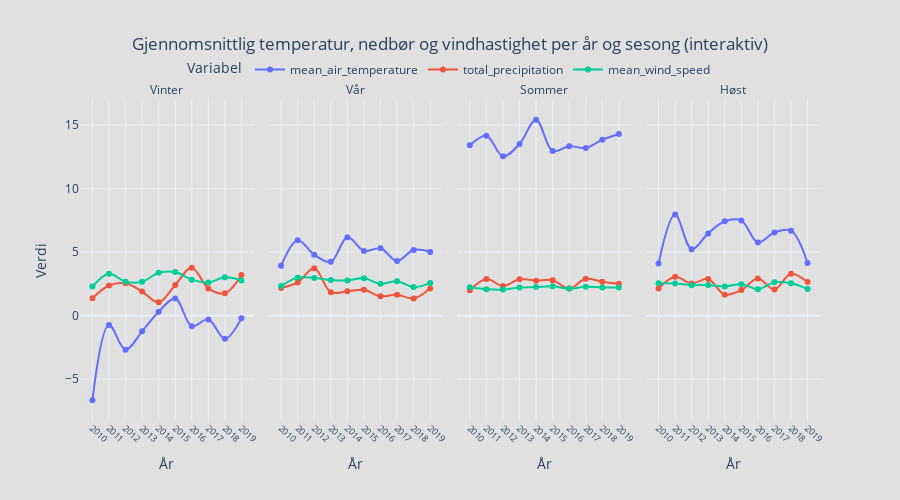

Notebook cell for this chart:
### Markdown cell above
### Interaktiv visualisering av luftkvalitetsdata

På samme måte gir denne interaktive visualiseringen en mer engasjerende måte å forstå luftkvalitetsdataene på. Dynamiske visualiseringer gjør komplekse data enklere å forstå og utforske for sluttbrukere.

### Code cell
from data_visualizations.frost_visualization.frost_interactive_visualization import plot_seasonal_weather_from_sqlite
plot_seasonal_weather_from_sqlite("../data/clean/frost.db")

### Figure 1 — Plotly figure (JSON) as saved in the notebook; plotly's stock layout.template omitted (floating-point values rounded to 4 significant figures)
{"data": [{"hovertemplate": "Variabel=mean_air_temperature<br>season=Vinter<br>År=%{x}<br>Verdi=%{y}<extra></extra>", "legendgroup": "mean_air_temperature", "line": {"color": "#636efa", "dash": "solid", "shape": "spline"}, "marker": {"symbol": "circle"}, "mode": "lines+markers", "name": "mean_air_temperature", "orientation": "v", "showlegend": true, "type": "scatter", "x": [2010, 2011, 2012, 2013, 2014, 2015, 2016, 2017, 2018, 2019], "xaxis": "x", "y": [-6.66, -0.73, -2.677, -1.233, 0.3089, 1.348, -0.8264, -0.2978, -1.822, -0.2112], "yaxis": "y"}, {"hovertemplate": "Variabel=total_precipitation<br>season=Vinter<br>År=%{x}<br>Verdi=%{y}<extra></extra>", "legendgroup": "total_precipitation", "line": {"color": "#EF553B", "dash": "solid", "shape": "spline"}, "marker": {"symbol": "circle"}, "mode": "lines+markers", "name": "total_precipitation", "orientation": "v", "showlegend": true, "type": "scatter", "x": [2010, 2011, 2012, 2013, 2014, 2015, 2016, 2017, 2018, 2019], "xaxis": "x", "y": [1.374, 2.38, 2.552, 1.898, 1.049, 2.418, 3.784, 2.148, 1.76, 3.199], "yaxis": "y"}, {"hovertemplate": "Variabel=mean_wind_speed<br>season=Vinter<br>År=%{x}<br>Verdi=%{y}<extra></extra>", "legendgroup": "mean_wind_speed", "line": {"color": "#00cc96", "dash": "solid", "shape": "spline"}, "marker": {"symbol": "circle"}, "mode": "lines+markers", "name": "mean_wind_speed", "orientation": "v", "showlegend": true, "type": "scatter", "x": [2010, 2011, 2012, 2013, 2014, 2015, 2016, 2017, 2018, 2019], "xaxis": "x", "y": [2.304, 3.303, 2.676, 2.671, 3.378, 3.433, 2.836, 2.614, 3.024, 2.779], "yaxis": "y"}, {"hovertemplate": "Variabel=mean_air_temperature<br>season=Vår<br>År=%{x}<br>Verdi=%{y}<extra></extra>", "legendgroup": "mean_air_temperature", "line": {"color": "#636efa", "dash": "solid", "shape": "spline"}, "marker": {"symbol": "circle"}, "mode": "lines+markers", "name": "mean_air_temperature", "orientation": "v", "showlegend": false, "type": "scatter", "x": [2010, 2011, 2012, 2013, 2014, 2015, 2016, 2017, 2018, 2019], "xaxis": "x2", "y": [3.934, 5.94, 4.801, 4.242, 6.185, 5.098, 5.304, 4.301, 5.174, 5.022], "yaxis": "y2"}, {"hovertemplate": "Variabel=total_precipitation<br>season=Vår<br>År=%{x}<br>Verdi=%{y}<extra></extra>", "legendgroup": "total_precipitation", "line": {"color": "#EF553B", "dash": "solid", "shape": "spline"}, "marker": {"symbol": "circle"}, "mode": "lines+markers", "name": "total_precipitation", "orientation": "v", "showlegend": false, "type": "scatter", "x": [2010, 2011, 2012, 2013, 2014, 2015, 2016, 2017, 2018, 2019], "xaxis": "x2", "y": [2.186, 2.618, 3.733, 1.845, 1.92, 2.034, 1.528, 1.658, 1.359, 2.146], "yaxis": "y2"}, {"hovertemplate": "Variabel=mean_wind_speed<br>season=Vår<br>År=%{x}<br>Verdi=%{y}<extra></extra>", "legendgroup": "mean_wind_speed", "line": {"color": "#00cc96", "dash": "solid", "shape": "spline"}, "marker": {"symbol": "circle"}, "mode": "lines+markers", "name": "mean_wind_speed", "orientation": "v", "showlegend": false, "type": "scatter", "x": [2010, 2011, 2012, 2013, 2014, 2015, 2016, 2017, 2018, 2019], "xaxis": "x2", "y": [2.329, 2.995, 2.976, 2.816, 2.777, 2.946, 2.507, 2.715, 2.253, 2.565], "yaxis": "y2"}, {"hovertemplate": "Variabel=mean_air_temperature<br>season=Sommer<br>År=%{x}<br>Verdi=%{y}<extra></extra>", "legendgroup": "mean_air_temperature", "line": {"color": "#636efa", "dash": "solid", "shape": "spline"}, "marker": {"symbol": "circle"}, "mode": "lines+markers", "name": "mean_air_temperature", "orientation": "v", "showlegend": false, "type": "scatter", "x": [2010, 2011, 2012, 2013, 2014, 2015, 2016, 2017, 2018, 2019], "xaxis": "x3", "y": [13.42, 14.17, 12.55, 13.52, 15.43, 12.97, 13.34, 13.21, 13.86, 14.31], "yaxis": "y3"}, {"hovertemplate": "Variabel=total_precipitation<br>season=Sommer<br>År=%{x}<br>Verdi=%{y}<extra></extra>", "legendgroup": "total_precipitation", "line": {"color": "#EF553B", "dash": "solid", "shape": "spline"}, "marker": {"symbol": "circle"}, "mode": "lines+markers", "name": "total_precipitation", "orientation": "v", "showlegend": false, "type": "scatter", "x": [2010, 2011, 2012, 2013, 2014, 2015, 2016, 2017, 2018, 2019], "xaxis": "x3", "y": [2.003, 2.88, 2.34, 2.87, 2.759, 2.795, 2.134, 2.912, 2.673, 2.517], "yaxis": "y3"}, {"hovertemplate": "Variabel=mean_wind_speed<br>season=Sommer<br>År=%{x}<br>Verdi=%{y}<extra></extra>", "legendgroup": "mean_wind_speed", "line": {"color": "#00cc96", "dash": "solid", "shape": "spline"}, "marker": {"symbol": "circle"}, "mode": "lines+markers", "name": "mean_wind_speed", "orientation": "v", "showlegend": false, "type": "scatter", "x": [2010, 2011, 2012, 2013, 2014, 2015, 2016, 2017, 2018, 2019], "xaxis": "x3", "y": [2.232, 2.083, 2.053, 2.22, 2.258, 2.317, 2.134, 2.28, 2.221, 2.213], "yaxis": "y3"}, {"hovertemplate": "Variabel=mean_air_temperature<br>season=Høst<br>År=%{x}<br>Verdi=%{y}<extra></extra>", "legendgroup": "mean_air_temperature", "line": {"color": "#636efa", "dash": "solid", "shape": "spline"}, "marker": {"symbol": "circle"}, "mode": "lines+markers", "name": "mean_air_temperature", "orientation": "v", "showlegend": false, "type": "scatter", "x": [2010, 2011, 2012, 2013, 2014, 2015, 2016, 2017, 2018, 2019], "xaxis": "x4", "y": [4.111, 7.969, 5.234, 6.481, 7.435, 7.492, 5.771, 6.553, 6.697, 4.141], "yaxis": "y4"}, {"hovertemplate": "Variabel=total_precipitation<br>season=Høst<br>År=%{x}<br>Verdi=%{y}<extra></extra>", "legendgroup": "total_precipitation", "line": {"color": "#EF553B", "dash": "solid", "shape": "spline"}, "marker": {"symbol": "circle"}, "mode": "lines+markers", "name": "total_precipitation", "orientation": "v", "showlegend": false, "type": "scatter", "x": [2010, 2011, 2012, 2013, 2014, 2015, 2016, 2017, 2018, 2019], "xaxis": "x4", "y": [2.145, 3.068, 2.535, 2.89, 1.657, 2.022, 2.92, 2.065, 3.295, 2.645], "yaxis": "y4"}, {"hovertemplate": "Variabel=mean_wind_speed<br>season=Høst<br>År=%{x}<br>Verdi=%{y}<extra></extra>", "legendgroup": "mean_wind_speed", "line": {"color": "#00cc96", "dash": "solid", "shape": "spline"}, "marker": {"symbol": "circle"}, "mode": "lines+markers", "name": "mean_wind_speed", "orientation": "v", "showlegend": false, "type": "scatter", "x": [2010, 2011, 2012, 2013, 2014, 2015, 2016, 2017, 2018, 2019], "xaxis": "x4", "y": [2.562, 2.543, 2.405, 2.42, 2.297, 2.476, 2.089, 2.623, 2.546, 2.093], "yaxis": "y4"}], "layout": {"annotations": [{"font": {}, "showarrow": false, "text": "Vinter", "x": 0.1175, "xanchor": "center", "xref": "paper", "y": 1, "yanchor": "bottom", "yref": "paper"}, {"font": {}, "showarrow": false, "text": "Vår", "x": 0.3725, "xanchor": "center", "xref": "paper", "y": 1, "yanchor": "bottom", "yref": "paper"}, {"font": {}, "showarrow": false, "text": "Sommer", "x": 0.6275, "xanchor": "center", "xref": "paper", "y": 1, "yanchor": "bottom", "yref": "paper"}, {"font": {}, "showarrow": false, "text": "Høst", "x": 0.8825, "xanchor": "center", "xref": "paper", "y": 1, "yanchor": "bottom", "yref": "paper"}], "height": 500, "hovermode": "x unified", "legend": {"orientation": "h", "title": {"text": "Variabel"}, "tracegroupgap": 0, "x": 0.5, "xanchor": "center", "y": 1.05, "yanchor": "bottom"}, "paper_bgcolor": "#e0e0e0", "plot_bgcolor": "#e0e0e0", "title": {"text": "Gjennomsnittlig temperatur, nedbør og vindhastighet per år og sesong (interaktiv)", "x": 0.5}, "xaxis": {"anchor": "y", "domain": [0, 0.235], "tickangle": 45, "tickfont": {"size": 9}, "tickmode": "array", "tickvals": [2010, 2011, 2012, 2013, 2014, 2015, 2016, 2017, 2018, 2019], "title": {"text": "År"}}, "xaxis2": {"anchor": "y2", "domain": [0.255, 0.49], "matches": "x", "tickangle": 45, "tickfont": {"size": 9}, "tickmode": "array", "tickvals": [2010, 2011, 2012, 2013, 2014, 2015, 2016, 2017, 2018, 2019], "title": {"text": "År"}}, "xaxis3": {"anchor": "y3", "domain": [0.51, 0.745], "matches": "x", "tickangle": 45, "tickfont": {"size": 9}, "tickmode": "array", "tickvals": [2010, 2011, 2012, 2013, 2014, 2015, 2016, 2017, 2018, 2019], "title": {"text": "År"}}, "xaxis4": {"anchor": "y4", "domain": [0.765, 1.0], "matches": "x", "tickangle": 45, "tickfont": {"size": 9}, "tickmode": "array", "tickvals": [2010, 2011, 2012, 2013, 2014, 2015, 2016, 2017, 2018, 2019], "title": {"text": "År"}}, "yaxis": {"anchor": "x", "domain": [0, 1], "title": {"text": "Verdi"}}, "yaxis2": {"anchor": "x2", "domain": [0, 1], "matches": "y", "showticklabels": false}, "yaxis3": {"anchor": "x3", "domain": [0, 1], "matches": "y", "showticklabels": false}, "yaxis4": {"anchor": "x4", "domain": [0, 1], "matches": "y", "showticklabels": false}}}
